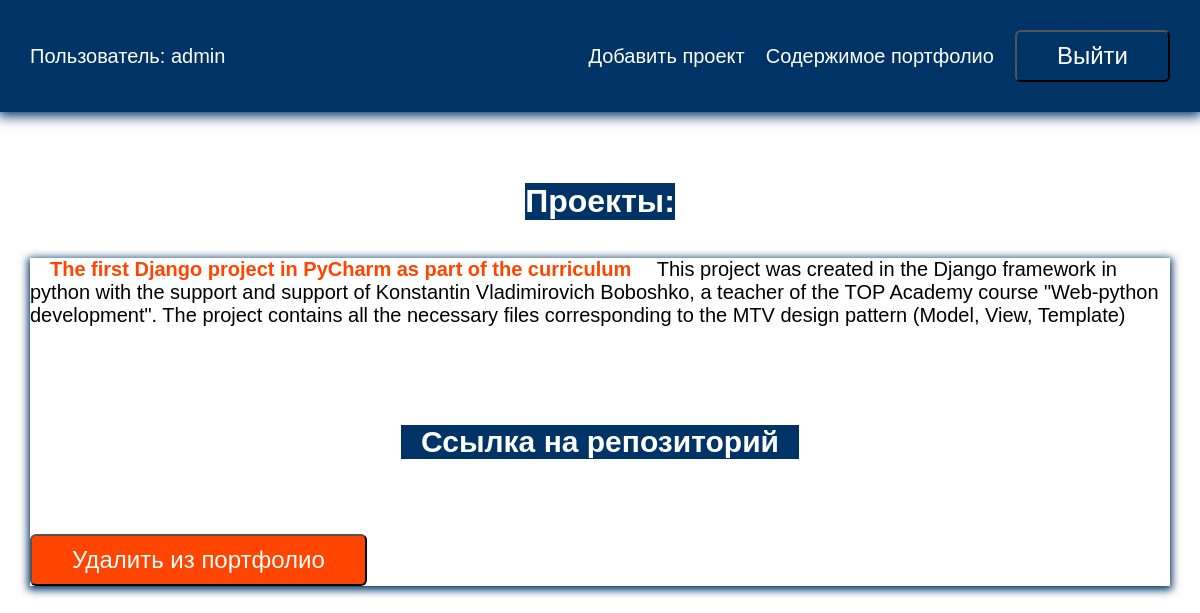
/current/ (signed in), run on the app's committed database.
### todo/models.py (models this page shows, shortened)
class Todo(models.Model):
    title = models.CharField(max_length=100)
    description = models.TextField(blank=True)
    created = models.DateTimeField(auto_now_add=True)
    user = models.ForeignKey(User, on_delete=models.CASCADE, null=True)
    image = models.ImageField(upload_to='todos/images', null=True)
    url = models.CharField(max_length=350, null=True)

### todo/views.py (the view)
# urls.py: path('current/', views.currenttodos, name='current'),
def currenttodos(request):
    todos = Todo.objects.filter(user=request.user)
    return render(request, 'todo/currenttodos.html', {'todos': todos})

### todo/templates/todo/currenttodos.html (shortened to what this page needs)
{% extends 'todo/base.html' %}
{% load static %}
{% block content %}
<h1>Проекты:</h1>
<ul>
    {% for todo in todos%}
    <li>
        <a href="{% url 'viewtodo' todo.id%}">
            <b>{{ todo.title }}</b>
        </a>
        {% if todo.description %}
            {{ todo.description }}
        {% endif %}
        <a href="{{ todo.image.url }}" target="_blank"><img src="{{ todo.image.url }}" alt=""></a>
        <div class="wrap">
            <h2><a href="{{ todo.url }}" target="_blank" style="color: white">Ссылка на репозиторий</a></h2>
        </div>
        <form action="{% url 'delete' todo.id %}" method="post" enctype="multipart/form-data">
            <button class="btn remove">Удалить из портфолио</button>
        </form>
    </li>
    {% endfor %}
</ul>
{% endblock %}

### todo/templates/todo/base.html (shortened to what this page needs)
<!DOCTYPE html>
{% load static %}
<html lang="en">
<head>
    <link rel="stylesheet" href="{% static 'css/style.css' %}">
</head>
<body>
<div class="menu">
    <div class="wrap">
        {% if user.is_authenticated %}
        <ul>
            <li class="logo"><a href="">Пользователь: {{ user.username }}</a></li>
            <li><a href="{% url 'create' %}">Добавить проект</a></li>
            <li><a href="{% url 'current' %}">Содержимое портфолио</a></li>
            <li>
                <form action="{% url 'logout' %}" method="post" enctype="multipart/form-data">
                    <button class="btn bottom">Выйти</button>
                </form>
            </li>
        </ul>
        {% else %}
        <ul>
            <li><a href="{% url 'signup' %}">Зарегистрироваться</a></li>
            <li><a href="{% url 'login' %}">Войти</a></li>
        </ul>
{% endif %}
    </div>
</div>
<div class="content">
    <div class="wrap">
        {% block content %}
        {% endblock %}
    </div>
</div>
</body>
</html>

### todo/static/css/style.css (style rules this page uses)
body { margin: 0; padding: 0; font-family: Arial, Helvetica, sans-serif; }
.wrap { max-width: 1200px; margin: 0 auto; padding: 10px 30px; box-sizing: border-box; }
.menu { background: #003366; box-shadow: 0 2px 12px 2px #003366; }
ul { list-style: none; padding: 0; }
.menu ul { display: flex; justify-content: space-between; align-items: center; font-size: 20px; }
.menu .logo { margin-right: 30%; color: #fff; }
a { text-decoration: none; }
.menu a { color: #fff; }
.content .wrap { display: flex; flex-direction: column; align-items: center; justify-content: center; margin-top: 40px; }
h1, h2 { background: #003366; color: #fff; }
.btn { background: #003366; color: #fff; }
.bottom { margin-top: 0; }
button { border-radius: 6px; box-shadow: insert 0 0 6px 2px #fff; padding: 10px 40px; margin-top: 40px; font-size: 24px; color: pointer; }
.content li { box-shadow: 0 2px 8px 2px #003366; margin-bottom: 20px; font-size: 20px; }
.content a { color: #000; display: white; padding: 20px; box-sizing: border-box; }
.remove { background-color: orangered; }
a b { color: orangered; }

### data on the page
Todo: title "The first Django project in PyCharm as part of the curriculum", description "This project was created in the Django framework in python with the support and support of Konstantin Vladimirovich Boboshko, a teacher of the TOP Academy course \"Web-python development\". The project contains all the necessary files corresponding to the MTV design pattern (Model, View, Template)"

### other printed values
{{ user.username }} "admin"
